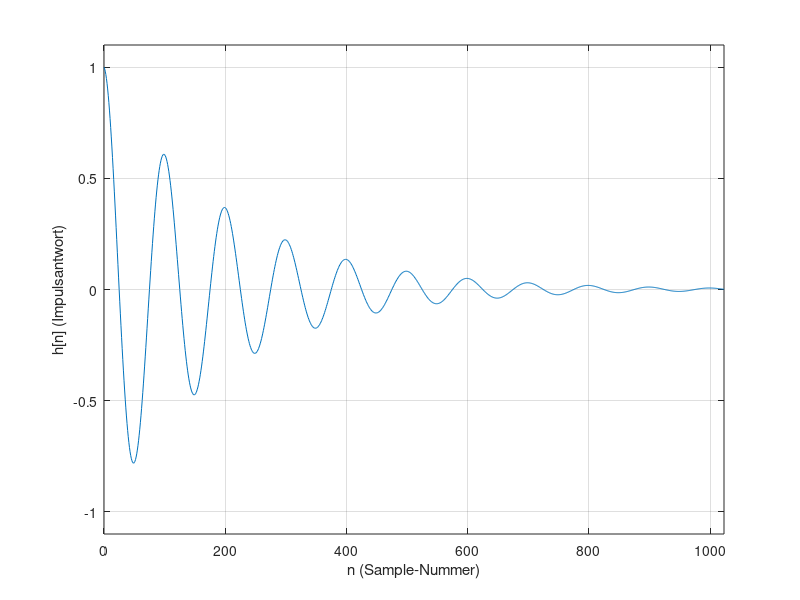

The MATLAB source for this figure:
clear all;

% This script plots a formant-wave-function (Forme de'Onde Formantique,
% FOF) of the form x[n] = A * exp(-alpha*n) * sin(omega*n + phi).

% assign the parameters:
N     = 1024;    % the number of bins
A     = 1;       
alpha = 0.005;
omega = pi/50;
phi   = pi/2;

impRespViaFormula = zeros(N,1);
for n=1:N
 impRespViaFormula(n) = A * exp(-alpha*(n-1)) * sin(omega*(n-1)+phi); 
end

figure;
 plot(0:N-1, impRespViaFormula);
 grid on;
 axis([0 N-1 -1.1 1.1]);
 xlabel('n (Sample-Nummer)');
 ylabel('h[n] (Impulsantwort)'); 











 
